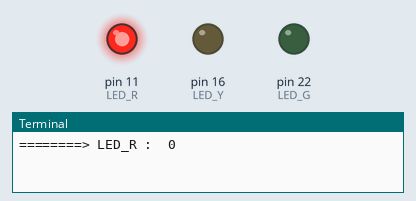
A program run on a simulated Raspberry Pi (header pin numbers). Parts: output pins drawn as LEDs (lit = HIGH), the last lines printed to the terminal.

Above: at 1.5 s.
At 4.5 s:
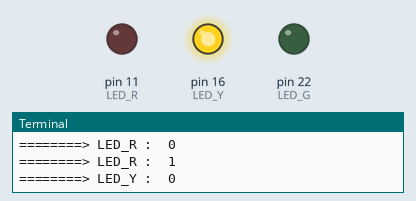
At 7.5 s:
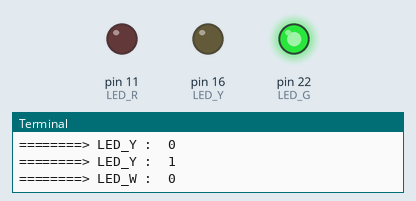
Timing chart, 0 to 11.7 s (numbered marks = the images above):
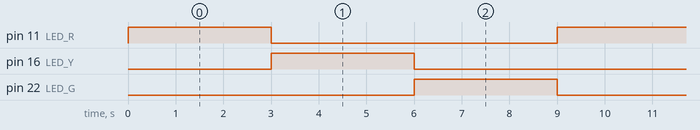

The program:

LED_03.py
```python
# coding: utf-8

# LED 두개 출력

# GPIO 모듈
import RPi.GPIO as GPIO
# time 모듈
import time


# 핀번호 할당으로 처리 : 핀번호 설정
GPIO.setmode(GPIO.BOARD)

# 핀번호 설정 : chanel
LED_R = 11  # 투명 LED
LED_Y = 16  # 노란색 LED
LED_G = 22  # 빨간색 LED

# 11번 핀 출력 핀으로 등록, 초기 출력은 LOW = 0  False
GPIO.setup(LED_R, GPIO.OUT, initial=GPIO.LOW)
# 16번 핀 출력 핀으로 등록
GPIO.setup(LED_Y, GPIO.OUT, initial=GPIO.LOW)
# 22번 핀 출력 핀으로 등록
GPIO.setup(LED_G, GPIO.OUT, initial=GPIO.LOW)


def func_g():
    print('========> LED_W : ', GPIO.input(LED_G))
    GPIO.output(LED_G, not GPIO.input(LED_G))
    #time.sleep(3)

def func_r():
    print('========> LED_R : ', GPIO.input(LED_R))
    GPIO.output(LED_R, not GPIO.input(LED_R))
    #time.sleep(3)

def func_y():
    print('========> LED_Y : ', GPIO.input(LED_Y))
    GPIO.output(LED_Y, not GPIO.input(LED_Y))
    #time.sleep(3)

cnt = 0
while 1:
    #if(cnt > 10):
        #break

    func_r()
    time.sleep(3)
    func_r()
    func_y()
    time.sleep(3)
    func_y()
    func_g()
    time.sleep(3)
    func_g()

    #print('========> LED_W : ', GPIO.input(LED_W))
    cnt += 1


GPIO.cleanup()
```

Measured:
- by itself, pin 11 (LED_R), pin 16 (LED_Y), pin 22 (LED_G): alternates HIGH for 3.0 s and LOW for 6.0 s
- by itself, everything shown: repeats every 9.0 s, in 3 steps
